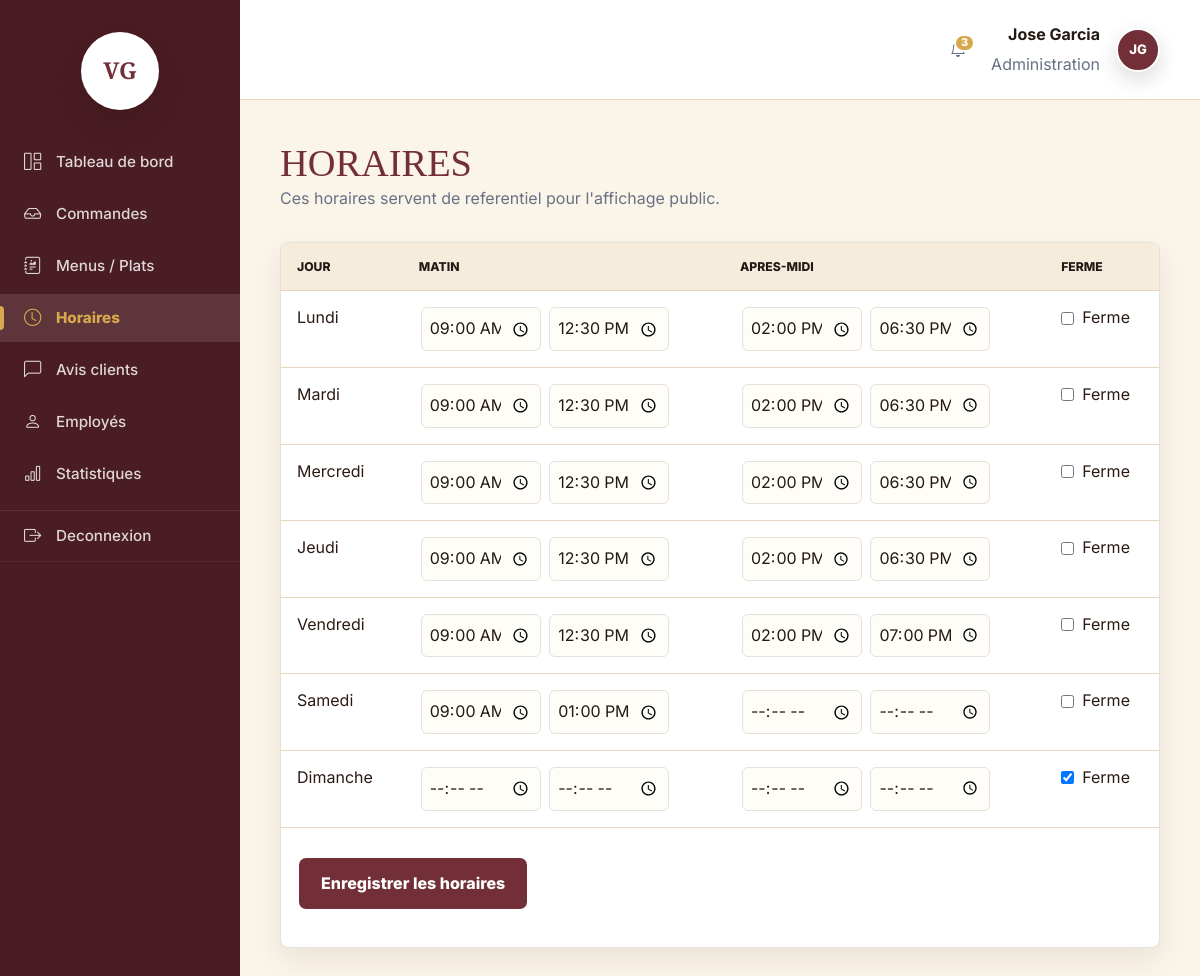
Screenshot of /admin/horaires (signed in) with the database file from the repository.
### tables this page shows
CREATE TABLE `utilisateurs` (
    `id_utilisateur` INT UNSIGNED NOT NULL AUTO_INCREMENT,
    `id_role` INT UNSIGNED NOT NULL,
    `email` VARCHAR(120) NOT NULL,
    `password_hash` VARCHAR(255) NOT NULL,
    `nom` VARCHAR(80) NOT NULL,
    `prenom` VARCHAR(80) NOT NULL,
    `telephone` VARCHAR(30) NOT NULL,
    `adresse_postale` VARCHAR(255) NOT NULL,
    `ville` VARCHAR(80) NOT NULL,
    `pays` VARCHAR(80) DEFAULT 'France',
    `canal_contact_prefere` VARCHAR(20) NOT NULL DEFAULT 'email',
    `actif` BOOLEAN DEFAULT TRUE,
    `created_at` DATETIME DEFAULT CURRENT_TIMESTAMP,
    `updated_at` DATETIME NULL,
    CONSTRAINT `pk_utilisateurs`
        PRIMARY KEY (`id_utilisateur`),
    CONSTRAINT `uq_utilisateurs_email`
        UNIQUE (`email`),
    INDEX `idx_utilisateurs_id_role` (`id_role`),
    CONSTRAINT `chk_utilisateurs_canal_contact_prefere`
        CHECK (`canal_contact_prefere` IN ('email', 'telephone')),
    CONSTRAINT `fk_utilisateurs_roles`
        FOREIGN KEY (`id_role`)
        REFERENCES `roles` (`id_role`)
        ON DELETE RESTRICT
);

CREATE TABLE `horaires` (
    `id_horaire` INT UNSIGNED NOT NULL AUTO_INCREMENT,
    `jour_semaine` TINYINT NOT NULL,
    `ouverture_matin` TIME NULL,
    `fermeture_matin` TIME NULL,
    `ouverture_apres_midi` TIME NULL,
    `fermeture_apres_midi` TIME NULL,
    `ferme` BOOLEAN DEFAULT FALSE,
    CONSTRAINT `pk_horaires`
        PRIMARY KEY (`id_horaire`),
    CONSTRAINT `uq_horaires_jour_semaine`
        UNIQUE (`jour_semaine`),
    CONSTRAINT `chk_horaires_jour_semaine`
        CHECK (`jour_semaine` BETWEEN 1 AND 7)
);

### app/Views/admin/schedules.php (the view, shortened to what the rows shown need)
<?php
$dayLabels = [
    1 => 'Lundi',
    2 => 'Mardi',
    3 => 'Mercredi',
    4 => 'Jeudi',
    5 => 'Vendredi',
    6 => 'Samedi',
    7 => 'Dimanche',
];
?>
<section class="page-section">
    <div class="container">
        <div class="section-heading">
            <h1>Horaires</h1>
            <p class="muted-text">Ces horaires servent de referentiel pour l'affichage public.</p>
        </div>
        <form class="table-wrapper schedule-form" action="/admin/horaires" method="post">
            <table class="data-table">
                <thead>
                    <tr>
                        <th>Jour</th>
                        <th>Matin</th>
                        <th>Apres-midi</th>
                        <th>Ferme</th>
                    </tr>
                </thead>
                <tbody>
                    <?php foreach ($schedules as $schedule): ?>
                        <?php $day = (int) $schedule['jour_semaine']; ?>
                        <tr>
                            <td><?= $this->e($dayLabels[$day]) ?></td>
                            <td>
                                <input name="ouverture_matin_<?= $day ?>" type="time" value="<?= $this->e(substr((string) ($schedule['ouverture_matin'] ?? ''), 0, 5)) ?>">
                                <input name="fermeture_matin_<?= $day ?>" type="time" value="<?= $this->e(substr((string) ($schedule['fermeture_matin'] ?? ''), 0, 5)) ?>">
                            </td>
                            <td>
                                <input name="ouverture_apres_midi_<?= $day ?>" type="time" value="<?= $this->e(substr((string) ($schedule['ouverture_apres_midi'] ?? ''), 0, 5)) ?>">
                                <input name="fermeture_apres_midi_<?= $day ?>" type="time" value="<?= $this->e(substr((string) ($schedule['fermeture_apres_midi'] ?? ''), 0, 5)) ?>">
                            </td>
                            <td>
                                <label class="checkbox-label">
                                    <input name="ferme_<?= $day ?>" type="checkbox" value="1" <?= ((int) $schedule['ferme'] === 1) ? 'checked' : '' ?>>
                                    Ferme
                                </label>
                            </td>
                        </tr>
                    <?php endforeach; ?>
                </tbody>
            </table>
            <div class="schedule-actions">
                <button class="primary-link" type="submit">Enregistrer les horaires</button>
            </div>
        </form>
    </div>
</section>

### app/Core/Router.php (shortened to what the rows shown need)
<?php
final class Router
{
    private array $routes = [];
    public function dispatch(string $method, string $path): void
    {
        $method = strtoupper($method);
        $path = $this->normalizePath($path);
        foreach ($this->routes[$method] ?? [] as $route) {
            if (preg_match($route['pattern'], $path, $matches) !== 1) {
                continue;
            }
            $parameters = [];
            $this->callHandler($route['handler'], $parameters);
            return;
        }
    }
    private function callHandler(array $handler, array $parameters = []): void
    {
        [$controllerClass, $action] = $handler;
        $controller = new $controllerClass();
        $controller->{$action}(...$parameters);
    }
    private function addRoute(string $method, string $path, array $handler, array $middlewares = []): void
    {
        $normalizedPath = $this->normalizePath($path);
        $this->routes[strtoupper($method)][] = [
            'path' => $normalizedPath,
            'pattern' => $this->compilePattern($normalizedPath),
            'parameters' => $this->extractParameterNames($normalizedPath),
            'handler' => $handler,
            'middlewares' => $middlewares,
        ];
    }
    private function normalizePath(string $path): string
    {
        $normalizedPath = '/' . trim($path, '/');
        return $normalizedPath === '/' ? '/' : rtrim($normalizedPath, '/');
    }
    private function compilePattern(string $path): string
    {
        $pattern = preg_replace('#\{([a-zA-Z_][a-zA-Z0-9_]*)\}#', '(?P<$1>[^/]+)', $path);
        return '#^' . $pattern . '$#';
    }
    private function extractParameterNames(string $path): array
    {
        preg_match_all('#\{([a-zA-Z_][a-zA-Z0-9_]*)\}#', $path, $matches);
        return $matches[1] ?? [];
    }
}

### app/Views/layouts/main.php (shortened to what the rows shown need)
<?php
$isAuthenticated = \App\Core\Session::isAuthenticated();
$currentRole = \App\Core\Session::role();
$currentPath = parse_url($_SERVER['REQUEST_URI'] ?? '/', PHP_URL_PATH) ?: '/';
$isBackOfficeRoute = str_starts_with($currentPath, '/admin') || str_starts_with($currentPath, '/employe');
$isAdminArea = str_starts_with($currentPath, '/admin') || ($currentRole === 'administrateur' && str_starts_with($currentPath, '/employe'));
$isBackOffice = $isBackOfficeRoute;
$bodyClass = trim(($bodyClass ?? '') . ($isBackOffice ? ' backoffice-body' : ''));
$currentUser = null;
if ($isAuthenticated && \App\Core\Session::userId() !== null) {
    $currentUser = (new \App\Models\UserModel())->findById((int) \App\Core\Session::userId());
}
$currentUserName = $currentUser === null
    ? 'Vite & Gourmand'
    : trim((string) $currentUser['prenom'] . ' ' . (string) $currentUser['nom']);
$currentUserInitials = $currentUser === null
    ? 'VG'
    : strtoupper(substr((string) $currentUser['prenom'], 0, 1) . substr((string) $currentUser['nom'], 0, 1));
$backOfficePendingOrders = 0;
$backOfficePendingReviews = 0;
if ($isBackOffice && in_array($currentRole, ['administrateur', 'employe'], true)) {
    try {
        $backOfficeStats = (new \App\Models\OrderModel())->dashboardDailyStats();
        $backOfficePendingOrders = (int) $backOfficeStats['pending_orders'];
        $backOfficePendingReviews = (new \App\Models\ReviewModel())->countPending();
    } catch (\Throwable) {
        $backOfficePendingOrders = 0;
        $backOfficePendingReviews = 0;
    }
}
$backOfficeNotificationCount = $backOfficePendingOrders + $backOfficePendingReviews;
$backOfficeNav = $isAdminArea
    ? [
        ['href' => '/admin', 'label' => 'Tableau de bord', 'icon' => 'bi-grid-1x2', 'active' => $currentPath === '/admin'],
        ['href' => '/admin/commandes', 'label' => 'Commandes', 'icon' => 'bi-inbox', 'active' => str_starts_with($currentPath, '/admin/commandes')],
        ['href' => '/admin/menus', 'label' => 'Menus / Plats', 'icon' => 'bi-journal-richtext', 'active' => str_starts_with($currentPath, '/admin/menus') || str_starts_with($currentPath, '/admin/plats')],
        ['href' => '/admin/horaires', 'label' => 'Horaires', 'icon' => 'bi-clock', 'active' => str_starts_with($currentPath, '/admin/horaires')],
        ['href' => '/admin/avis', 'label' => 'Avis clients', 'icon' => 'bi-chat-left', 'active' => str_starts_with($currentPath, '/admin/avis')],
        ['href' => '/admin/employes', 'label' => 'Employés', 'icon' => 'bi-person', 'active' => str_starts_with($currentPath, '/admin/employes')],
        ['href' => '/admin/statistiques', 'label' => 'Statistiques', 'icon' => 'bi-bar-chart', 'active' => str_starts_with($currentPath, '/admin/statistiques')],
    ]
    : [
        ['href' => '/employe', 'label' => 'Tableau de bord', 'icon' => 'bi-grid-1x2', 'active' => $currentPath === '/employe'],
        ['href' => '/employe/commandes', 'label' => 'Commandes', 'icon' => 'bi-inbox', 'active' => str_starts_with($currentPath, '/employe/commandes')],
        ['href' => '/employe/avis', 'label' => 'Avis clients', 'icon' => 'bi-chat-left', 'active' => str_starts_with($currentPath, '/employe/avis')],
    ];
$assetVersion = static function (string $assetPath): string {
    $fullPath = dirname(__DIR__, 3) . '/public' . $assetPath;
    return is_file($fullPath) ? (string) filemtime($fullPath) : '1';
};
?>
<!doctype html>
<html lang="fr">
<head>
    <link href="https://cdn.jsdelivr.net/npm/bootstrap@5.3.3/dist/css/bootstrap.min.css" rel="stylesheet">
    <link href="https://cdn.jsdelivr.net/npm/bootstrap-icons@1.11.3/font/bootstrap-icons.css" rel="stylesheet">
    <link href="/assets/css/style.css?v=<?= $assetVersion('/assets/css/style.css') ?>" rel="stylesheet">
</head>
<body id="top" class="<?= htmlspecialchars($bodyClass, ENT_QUOTES, 'UTF-8') ?>">
    <?php if ($isBackOffice): ?>
        <main class="backoffice-shell">
            <aside class="backoffice-sidebar" aria-label="Navigation interne">
                <a class="backoffice-brand" href="<?= $isAdminArea ? '/admin' : '/employe' ?>" aria-label="Vite & Gourmand">
                    <span class="backoffice-brand-mark" aria-hidden="true">VG</span>
                </a>
                <nav class="backoffice-nav">
                    <?php foreach ($backOfficeNav as $item): ?>
                        <a href="<?= htmlspecialchars($item['href'], ENT_QUOTES, 'UTF-8') ?>" class="<?= $item['active'] ? 'is-active' : '' ?>">
                            <i class="bi <?= htmlspecialchars($item['icon'], ENT_QUOTES, 'UTF-8') ?>" aria-hidden="true"></i>
                            <span><?= htmlspecialchars($item['label'], ENT_QUOTES, 'UTF-8') ?></span>
                        </a>
                    <?php endforeach; ?>
                </nav>
                <a class="backoffice-logout" href="/deconnexion">
                    <i class="bi bi-box-arrow-right" aria-hidden="true"></i>
                    <span>Deconnexion</span>
                </a>
            </aside>
            <section class="backoffice-main">
                <header class="backoffice-topbar">
                    <div class="backoffice-user">
                        <div class="backoffice-notification-wrapper" data-backoffice-notifications>
                            <button
                                class="backoffice-notification"
                                type="button"
                                aria-label="<?= $backOfficeNotificationCount > 0 ? htmlspecialchars('Ouvrir les notifications : ' . (string) $backOfficeNotificationCount . ' action(s) a gerer', ENT_QUOTES, 'UTF-8') : 'Ouvrir les notifications' ?>"
                                aria-expanded="false"
                                aria-controls="backoffice-notification-panel"
                                data-backoffice-notification-toggle
                            >
                                <?php if ($backOfficeNotificationCount > 0): ?>
                                    <span><?= $backOfficeNotificationCount > 99 ? '99+' : (int) $backOfficeNotificationCount ?></span>
                                <?php endif; ?>
                            </button>
                        </div>
                        <div class="backoffice-user-info">
                            <strong><?= htmlspecialchars($currentUserName, ENT_QUOTES, 'UTF-8') ?></strong>
                            <span><?= $isAdminArea ? 'Administration' : '&Eacute;quipe op&eacute;rationnelle' ?></span>
                        </div>
                        <span class="backoffice-avatar"><?= htmlspecialchars($currentUserInitials, ENT_QUOTES, 'UTF-8') ?></span>
                    </div>
                </header>
                <div class="backoffice-content">
                    <?php require $viewPath; ?>
                </div>
            </section>
        </main>
    <?php endif; ?>
</body>
</html>

### rows the page displays
utilisateurs: currentUserName "Jose Garcia", currentUserInitials "JG"
horaires: jour_semaine "Lundi", ouverture_matin "09:00", fermeture_matin "12:30", ouverture_apres_midi "14:00", fermeture_apres_midi "18:30"
horaires: jour_semaine "Mardi", ouverture_matin "09:00", fermeture_matin "12:30", ouverture_apres_midi "14:00", fermeture_apres_midi "18:30"
horaires: jour_semaine "Mercredi", ouverture_matin "09:00", fermeture_matin "12:30", ouverture_apres_midi "14:00", fermeture_apres_midi "18:30"
horaires: jour_semaine "Jeudi", ouverture_matin "09:00", fermeture_matin "12:30", ouverture_apres_midi "14:00", fermeture_apres_midi "18:30"
horaires: jour_semaine "Vendredi", ouverture_matin "09:00", fermeture_matin "12:30", ouverture_apres_midi "14:00", fermeture_apres_midi "19:00"
horaires: jour_semaine "Samedi", ouverture_matin "09:00", fermeture_matin "13:00"
horaires: jour_semaine "Dimanche", ferme "☑"

### other values shown
$item['label'] "Tableau de bord"
$item['label'] "Commandes"
$item['label'] "Menus / Plats"
$item['label'] "Horaires"
$item['label'] "Avis clients"
$item['label'] "Employés"
$item['label'] "Statistiques"
$backOfficeNotificationCount "3"
